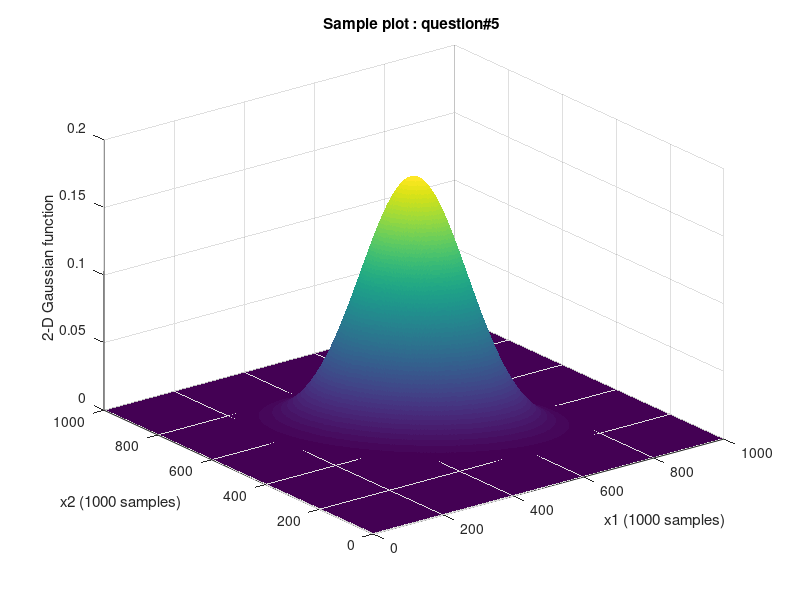
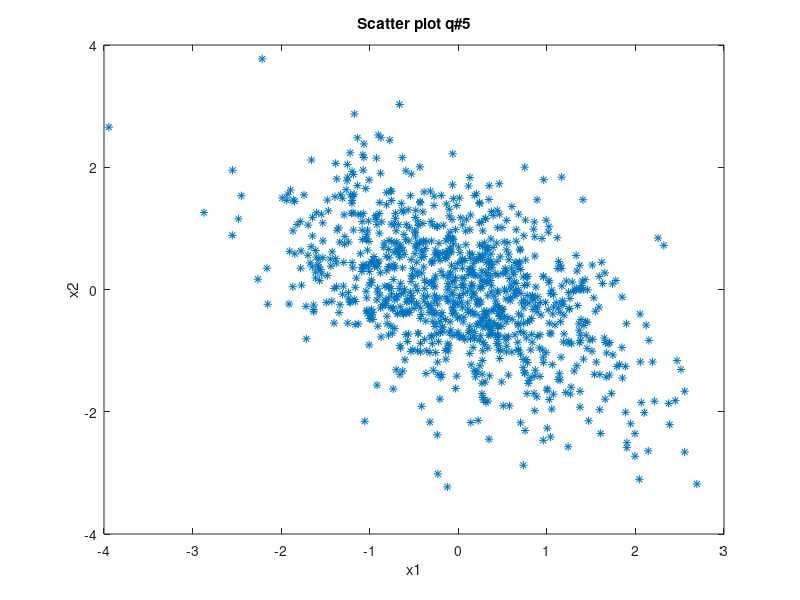

Recreate these plots in MATLAB, in order.
function [ ] = agautam1_q5 ( )
%AGAUTAM1_Q1 Summary of this function goes here
%   Detailed explanation goes here

% Defining the parameters i.e mean, co-variance and the meshgrid 
mean = [0 0];
covariance = [1 -0.5; -0.5 1];
% 1000 samples point in both direction
x1 = -5:.01:5; 
x2 = -5:.01:5;

[X1,X2] = meshgrid(x1,x2);

% Multivariant Gaussian Function 
prob_func = mvnpdf([X1(:) X2(:)],mean,covariance);
% Reshaping to fit the axis grid i.e size(x1)*size(x2) in 2-Dimensions
prob_func = reshape(prob_func,length(x1),length(x2));

figure
% Surface of the prob_func which will plot the value along z axis
h = surf(prob_func);
% Make sure that the line grid is not there else it will be black
set(h,'LineStyle','none')
% setting the axis of the plot to fit as per the dimensions defined
axis([0 1000 0 1000 0 .2])

% labelling the axis
fprintf('Plotting the 2-D gaussian graph \n');
xlabel('x1 (1000 samples)'); 
ylabel('x2 (1000 samples)'); 
zlabel('2-D Gaussian function');
title('Sample plot : question#5 ');

scatter_plot = mvnrnd(mean,covariance,1000);

figure
fprintf('Scatter plot q#5');
plot(scatter_plot(:,1),scatter_plot(:,2),'*')
xlabel('x1');
ylabel('x2');
title('Scatter plot q#5');

end